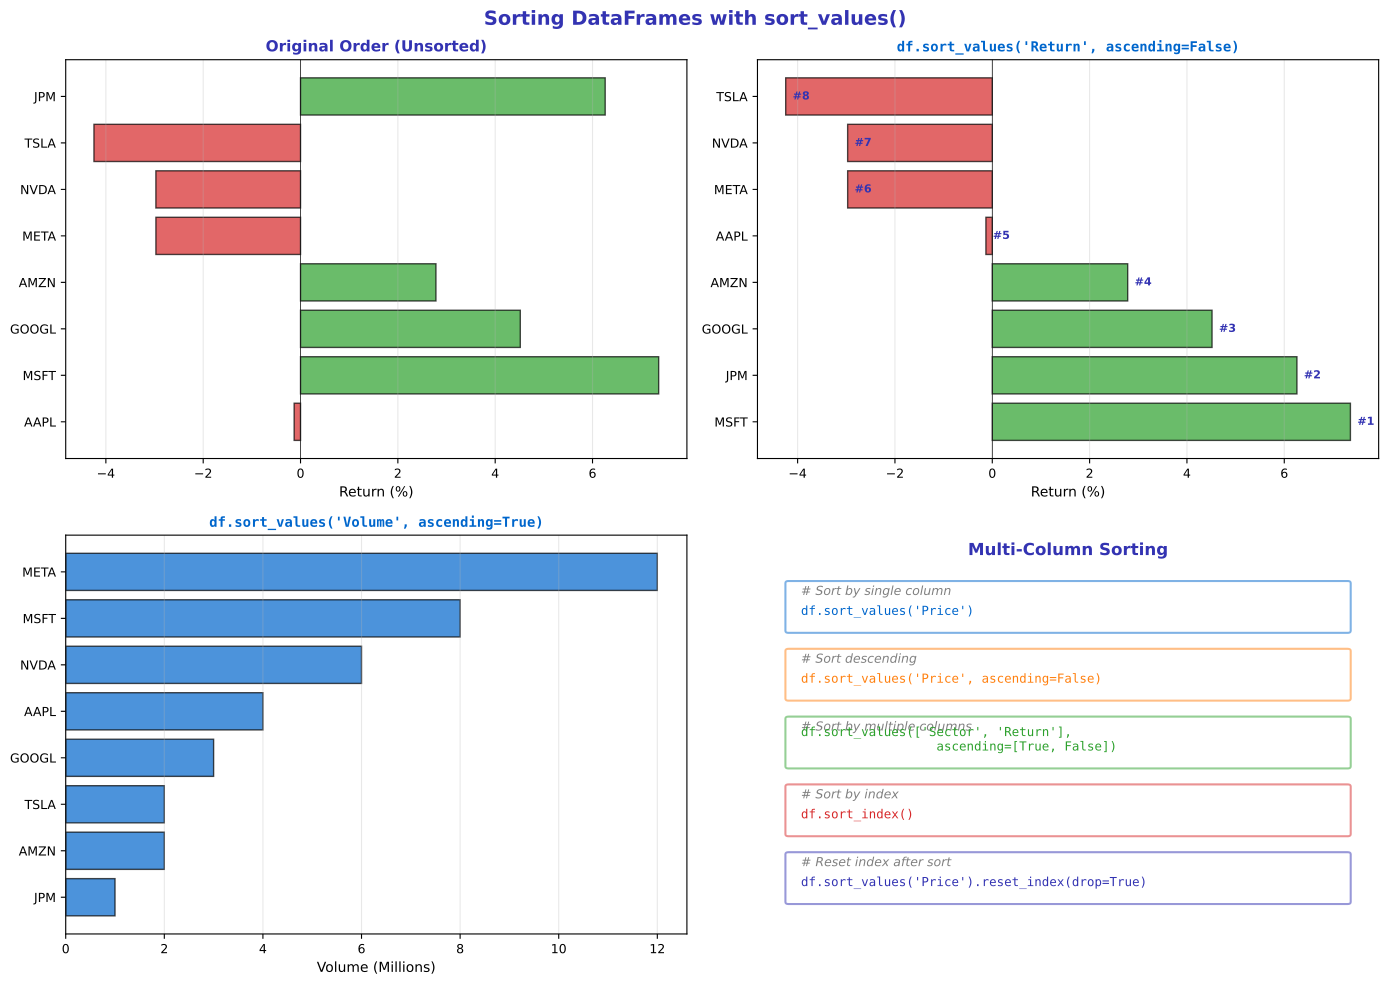

This chart was generated by the following Python code:
"""Sorting Operations - Demonstrating sort_values() and sort_index()"""
import matplotlib.pyplot as plt
import matplotlib.patches as patches
from matplotlib.patches import FancyBboxPatch
import numpy as np
import pandas as pd
from pathlib import Path

# Standard matplotlib configuration
plt.rcParams.update({
    'font.size': 10,
    'axes.labelsize': 10,
    'axes.titlesize': 11,
    'xtick.labelsize': 9,
    'ytick.labelsize': 9,
    'legend.fontsize': 9,
    'figure.figsize': (10, 6),
    'figure.dpi': 150
})

# Course colors
MLPURPLE = '#3333B2'
MLLAVENDER = '#ADADE0'
MLBLUE = '#0066CC'
MLORANGE = '#FF7F0E'
MLGREEN = '#2CA02C'
MLRED = '#D62728'

# Create sample data
np.random.seed(42)
stocks = ['AAPL', 'MSFT', 'GOOGL', 'AMZN', 'META', 'NVDA', 'TSLA', 'JPM']
returns = np.random.uniform(-5, 8, len(stocks))
volumes = np.random.randint(1, 20, len(stocks)) * 1000000
pe_ratios = np.random.uniform(15, 45, len(stocks))

df = pd.DataFrame({
    'Stock': stocks,
    'Return': returns,
    'Volume': volumes,
    'PE_Ratio': pe_ratios
})

fig, axes = plt.subplots(2, 2, figsize=(14, 10))
fig.suptitle('Sorting DataFrames with sort_values()', fontsize=14, fontweight='bold', color=MLPURPLE)

# Plot 1: Unsorted (original)
ax1 = axes[0, 0]
colors = [MLGREEN if r > 0 else MLRED for r in returns]
bars1 = ax1.barh(stocks, returns, color=colors, alpha=0.7, edgecolor='black')
ax1.axvline(0, color='black', linewidth=0.5)
ax1.set_xlabel('Return (%)', fontsize=10)
ax1.set_title('Original Order (Unsorted)', fontsize=11, fontweight='bold', color=MLPURPLE)
ax1.grid(axis='x', alpha=0.3)

# Plot 2: Sorted by returns (descending)
ax2 = axes[0, 1]
df_sorted = df.sort_values('Return', ascending=False)
colors_sorted = [MLGREEN if r > 0 else MLRED for r in df_sorted['Return']]
ax2.barh(df_sorted['Stock'], df_sorted['Return'], color=colors_sorted, alpha=0.7, edgecolor='black')
ax2.axvline(0, color='black', linewidth=0.5)
ax2.set_xlabel('Return (%)', fontsize=10)
ax2.set_title("df.sort_values('Return', ascending=False)", fontsize=10,
              fontweight='bold', color=MLBLUE, family='monospace')
ax2.grid(axis='x', alpha=0.3)

# Add rank annotations
for i, (stock, ret) in enumerate(zip(df_sorted['Stock'], df_sorted['Return'])):
    ax2.annotate(f'#{i+1}', xy=(ret, stock), xytext=(5, 0), textcoords='offset points',
                fontsize=8, color=MLPURPLE, fontweight='bold', va='center')

# Plot 3: Sorted by volume
ax3 = axes[1, 0]
df_vol_sorted = df.sort_values('Volume', ascending=True)
ax3.barh(df_vol_sorted['Stock'], df_vol_sorted['Volume']/1e6, color=MLBLUE, alpha=0.7, edgecolor='black')
ax3.set_xlabel('Volume (Millions)', fontsize=10)
ax3.set_title("df.sort_values('Volume', ascending=True)", fontsize=10,
              fontweight='bold', color=MLBLUE, family='monospace')
ax3.grid(axis='x', alpha=0.3)

# Plot 4: Multi-column sort visualization
ax4 = axes[1, 1]
ax4.set_xlim(0, 10)
ax4.set_ylim(0, 10)
ax4.axis('off')

ax4.text(5, 9.5, 'Multi-Column Sorting', ha='center', fontsize=12,
         fontweight='bold', color=MLPURPLE)

# Code examples
examples = [
    ("# Sort by single column", "df.sort_values('Price')", MLBLUE),
    ("# Sort descending", "df.sort_values('Price', ascending=False)", MLORANGE),
    ("# Sort by multiple columns", "df.sort_values(['Sector', 'Return'],\n                  ascending=[True, False])", MLGREEN),
    ("# Sort by index", "df.sort_index()", MLRED),
    ("# Reset index after sort", "df.sort_values('Price').reset_index(drop=True)", MLPURPLE),
]

y_pos = 8.5
for comment, code, color in examples:
    box = FancyBboxPatch((0.5, y_pos-0.9), 9, 1.2, boxstyle="round,pad=0.05",
                         edgecolor=color, facecolor='white', alpha=0.5, linewidth=1.5)
    ax4.add_patch(box)
    ax4.text(0.7, y_pos, comment, fontsize=9, color='gray', style='italic')
    ax4.text(0.7, y_pos-0.5, code, fontsize=9, family='monospace', color=color)
    y_pos -= 1.7

plt.tight_layout()
plt.savefig(Path(__file__).parent / 'chart.pdf', dpi=300, bbox_inches='tight')
plt.close()
